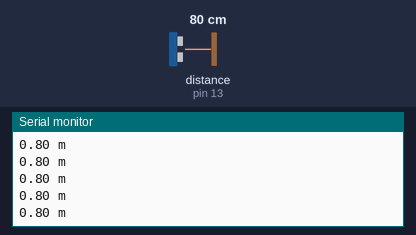
A sketch run on a simulated Arduino Uno, built with avr-gcc and run on an emulated ATmega328P. Shown: the last lines printed to the serial monitor. Wiring (inferred from the names in the program): ultrasonic range finder: trigger pin 12; echo pin 13. The test bench sets the inputs (shaded band); at power-on: distance to the obstacle (sensor on pin 13) 80 cm. The echo pulse lasts 58.3 µs per cm.

Above: at 1.2 s.
1.3 s: distance to the obstacle (sensor on pin 13) set to 2 cm
At 1.8 s:
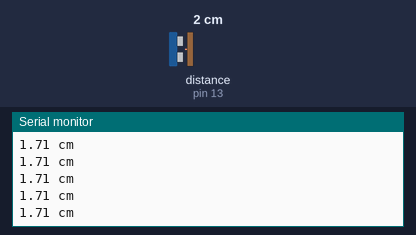
3.2 s: distance to the obstacle (sensor on pin 13) set to 4 cm
At 4.2 s:
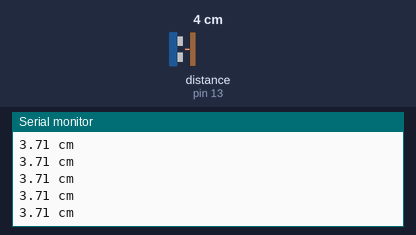
6.2 s: distance to the obstacle (sensor on pin 13) set to 299 cm
At 7.2 s:
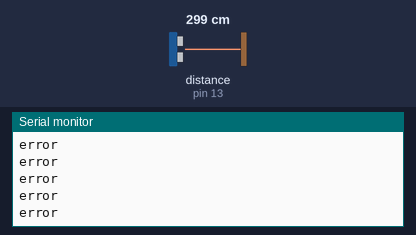
8.1 s: distance to the obstacle (sensor on pin 13) set to 4 cm
At 8.9 s:
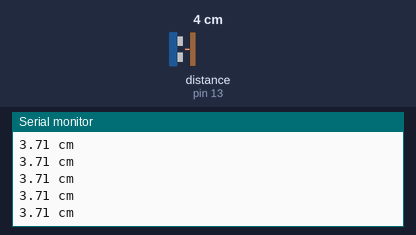
Timing chart, 0 to 11.1 s (numbered marks = the images above; inputs shaded):
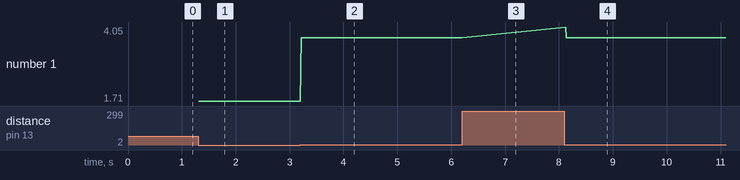

Measured:
- after the input at 1.3 s, the serial monitor: prints a new line at once (image 1)
- after the input at 3.2 s, the serial monitor: prints a new line at once (image 2)
- after the input at 6.2 s, the serial monitor: prints a new line at once (image 3)
- after the input at 8.1 s, the serial monitor: prints a new line at once (image 4)
- plotted number 1: 1.71 → 3.71 after the input at 3.2 s

The sketch:

S4E2.ino
```cpp
#define PinTrigger 12
#define PinEco 13

void setup() {
  Serial.begin (9600);
  pinMode(PinTrigger, OUTPUT);
  pinMode(PinEco, INPUT);
}

void loop() {
  double duracion, distancia;
  for(;;){
    digitalWrite(PinTrigger, HIGH);          //Generamos el pulso de trigger
    delayMicroseconds(1000);
    digitalWrite(PinTrigger, LOW);
    duracion = pulseIn(PinEco, HIGH);    //Esperamos el pulso y medimos el tiempo que dura en uS
    distancia = (duracion/58);       //Dividimos entre 58 segun el fabricante

    if (distancia >= 255 || distancia <= 0){
        Serial.println("error");
      }
    else if(distancia > 0 && distancia < 10){
        Serial.print(distancia);
        Serial.println(" cm");
      }
    else{
      Serial.print(distancia/100);
      Serial.println(" m");
      }
    delay(10);
  }
}
```
